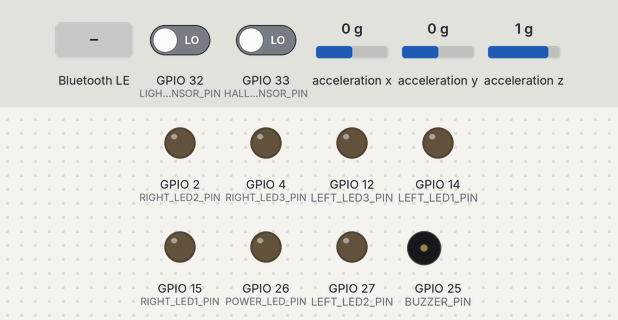
The program below on a simulated ESP32. On the bench: output pins drawn as LEDs (lit = HIGH), buzzer (waves = sounding, pin HIGH). Dashed ring = blinking. Inputs (shaded band) come from the test bench; at power-on: GPIO 32 (LIGHT_SENSOR_PIN) LOW, GPIO 33 (HALL_SENSOR_PIN) LOW, acceleration x 0 g, acceleration y 0 g, acceleration z 1 g. Nothing arrives over Bluetooth unless stated; a phone connects over Bluetooth LE 3 s after start; what the program prints to the serial monitor is not drawn.

Above: at 1.2 s.
1.3 s: Bluetooth LE write "LEFT" received
At 1.9 s:
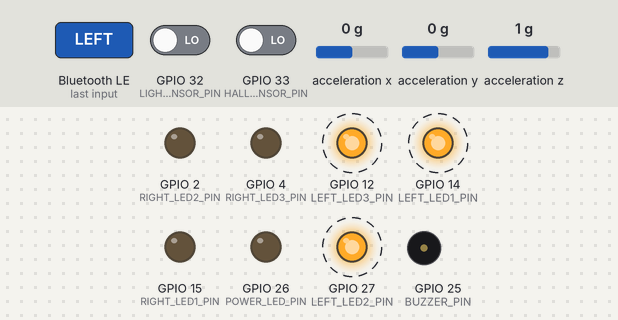
4.3 s: Bluetooth LE write "RIGHT" received
At 4.9 s:
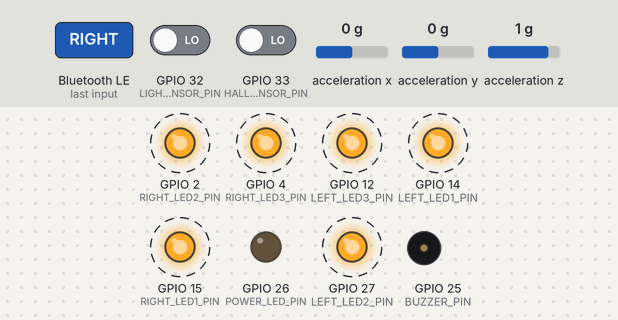
7.3 s: GPIO 32 (LIGHT_SENSOR_PIN) driven HIGH
At 7.9 s:
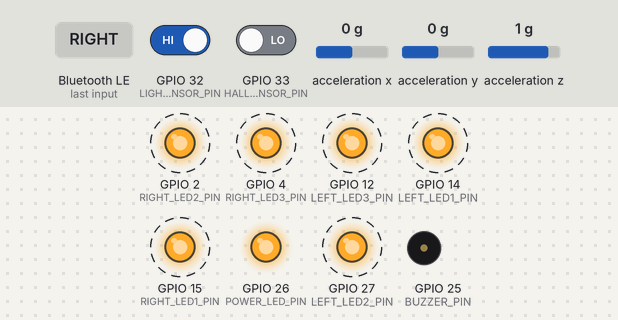
10.3 s: Bluetooth LE write "LEFT" received
At 10.9 s:
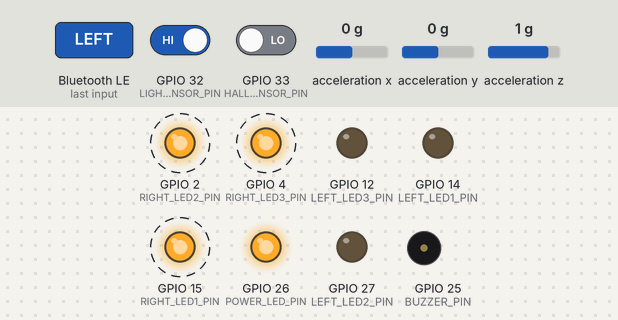
13.3 s: GPIO 32 (LIGHT_SENSOR_PIN) driven LOW
At 13.9 s:
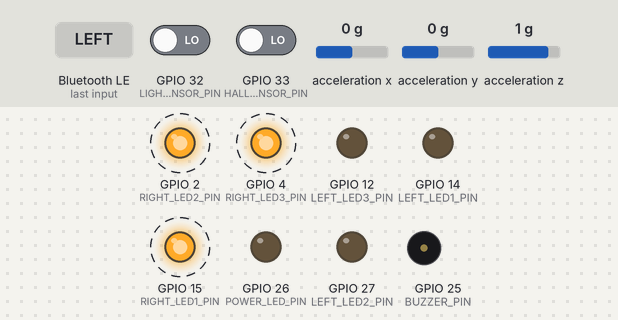
Timing chart, 0 to 20.3 s (numbered marks = the images above; inputs shaded):
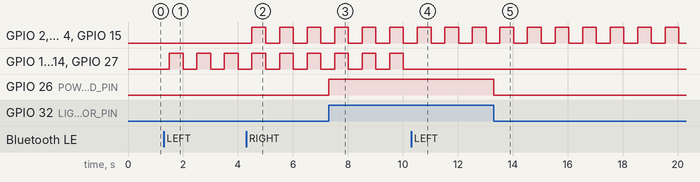

The program:

main.cpp
```cpp
#include <Arduino.h>
#include <Wire.h>
#include <Adafruit_ADXL345_U.h>
#include <BLEDevice.h>
#include <BLEServer.h>
#include <BLEUtils.h>
#include <BLE2902.h>

// Piny fizyczne
#define BUZZER_PIN      25    // Sygnał buzzera
#define LIGHT_SENSOR_PIN 32   // D0 z czujnika światła (cyfrowy)
#define HALL_SENSOR_PIN 33    // Czujnik Halla (cyfrowy z przerwaniem)
#define POWER_LED_PIN   26    // MOSFET do LED 1W
#define LEFT_LED1_PIN  14
#define LEFT_LED2_PIN  27
#define LEFT_LED3_PIN  12
#define RIGHT_LED1_PIN 15
#define RIGHT_LED2_PIN 2
#define RIGHT_LED3_PIN 4

// Kierunkowskazy
bool leftBlinking = false;
bool rightBlinking = false;
bool hazardMode = false;
unsigned long lastBlinkTime = 0;
bool blinkState = false; // HIGH/LOW migania
const unsigned long blinkInterval = 500; // ms

// BLE
BLECharacteristic *bleChar;
String bleCommand = "";
bool bleClientConnected = false;

// Akcelerometr
Adafruit_ADXL345_Unified accel = Adafruit_ADXL345_Unified(12345);
unsigned long tiltStartTime = 0;
bool isTilting = false;

unsigned long lastAccidentSentTime = 0;
const unsigned long accidentCooldown = 5 * 60 * 100; // 5 minut

// Progi
#define TILT_THRESHOLD   9
#define TILT_DURATION    5000
#define HALL_SAMPLE_NUM  5
#define WHEEL_CIRC_CM    210.0

bool awaitingAccidentConfirmation = false;
unsigned long accidentQueryStart = 0;
const unsigned long accidentResponseWindow = 10000; // 10 sekund

// Czujnik Halla
volatile int hallPulseCount = 0;
unsigned long hallLastTime = 0;

// BLE Callback
class MyCallbacks: public BLECharacteristicCallbacks {
  void onWrite(BLECharacteristic *pCharacteristic) {
    std::string rxVal = pCharacteristic->getValue();
    bleCommand = String(rxVal.c_str());
    Serial.print("BLE Received: ");
    Serial.println(bleCommand);

    // Obsługa kierunkowskazów
  if (bleCommand == "LEFT") {
    leftBlinking = !leftBlinking;
    Serial.println(leftBlinking ? "LEFT ON" : "LEFT OFF");
  } else if (bleCommand == "RIGHT") {
    rightBlinking = !rightBlinking;
    Serial.println(rightBlinking ? "RIGHT ON" : "RIGHT OFF");
  } else if (bleCommand == "HAZARD") {
    leftBlinking = rightBlinking = !(leftBlinking || rightBlinking);
    Serial.println(leftBlinking ? "HAZARD ON" : "HAZARD OFF");
  }
  }
};

void setLEDs(int pin1, int pin2, int pin3, bool state) {
  digitalWrite(pin1, state);
  digitalWrite(pin2, state);
  digitalWrite(pin3, state);
}

void turnOffLeft() {
  setLEDs(LEFT_LED1_PIN, LEFT_LED2_PIN, LEFT_LED3_PIN, LOW);
}
void turnOffRight() {
  setLEDs(RIGHT_LED1_PIN, RIGHT_LED2_PIN, RIGHT_LED3_PIN, LOW);
}

// Przerwanie od czujnika Halla
void IRAM_ATTR hallInterrupt() {
  hallPulseCount++;
}

void setup() {
  Serial.begin(115200);

  pinMode(BUZZER_PIN, OUTPUT);
  pinMode(POWER_LED_PIN, OUTPUT);
  pinMode(LIGHT_SENSOR_PIN, INPUT);
  pinMode(HALL_SENSOR_PIN, INPUT);
  // Piny kierunkowskazów jako OUTPUT
  pinMode(LEFT_LED1_PIN, OUTPUT);
  pinMode(LEFT_LED2_PIN, OUTPUT);
  pinMode(LEFT_LED3_PIN, OUTPUT);
  pinMode(RIGHT_LED1_PIN, OUTPUT);
  pinMode(RIGHT_LED2_PIN, OUTPUT);
  pinMode(RIGHT_LED3_PIN, OUTPUT);

  turnOffLeft();
  turnOffRight();

  attachInterrupt(digitalPinToInterrupt(HALL_SENSOR_PIN), hallInterrupt, RISING);

  if (!accel.begin()) {
    Serial.println("Brak ADXL345!");
    //while (1);
  }

  // BLE inicjalizacja
  BLEDevice::init("ESP32_Module");
  BLEServer *pServer = BLEDevice::createServer();
  BLEService *pService = pServer->createService("12345678-1234-1234-1234-123456789abc");
  bleChar = pService->createCharacteristic("abcd", BLECharacteristic::PROPERTY_WRITE | BLECharacteristic::PROPERTY_NOTIFY);
  bleChar->addDescriptor(new BLE2902());
  bleChar->setCallbacks(new MyCallbacks());
  pService->start();
  pServer->getAdvertising()->start();

  Serial.println("System uruchomiony.");
}

void loop() {
  // 💡 Odczyt światła i sterowanie Power LED
  bool isDark = digitalRead(LIGHT_SENSOR_PIN) == HIGH;
  digitalWrite(POWER_LED_PIN, isDark ? HIGH : LOW);
  //Serial.print("Ciemno? ");
  //Serial.println(isDark ? "TAK" : "NIE");

  // 📈 Przechylenie z akcelerometru
  sensors_event_t event;
  accel.getEvent(&event);
  float tiltAmount = abs(event.acceleration.x) + abs(event.acceleration.y);
  Serial.println(tiltAmount);

if (tiltAmount > TILT_THRESHOLD) {
  if (!isTilting) {
    isTilting = true;
    tiltStartTime = millis();
  } else if (millis() - tiltStartTime > TILT_DURATION && !awaitingAccidentConfirmation) {
      if (millis() - lastAccidentSentTime > accidentCooldown){
        Serial.println("Upadek");
        delay(5000);
        bleChar->setValue("POTENCJALNY_WYPADEK");
        bleChar->notify();
        //tone(BUZZER_PIN, 1500, 1000); // Ostrzeżenie
        awaitingAccidentConfirmation = true;
        accidentQueryStart = millis();
        lastAccidentSentTime = millis();
    } else {
      Serial.println("Zbyt szybka ponowna próba wysyłki wypadku.");
    }
  }
} else {
  isTilting = false;
}

  // 🚴 Pomiar prędkości
  static unsigned long lastMeasureTime = 0;
  static float speedSamples[HALL_SAMPLE_NUM] = {0};
  static int sampleIndex = 0;

  if (hallPulseCount >= HALL_SAMPLE_NUM) {
    unsigned long now = millis();
    unsigned long duration = now - hallLastTime;
    hallLastTime = now;

    // Średni czas między impulsami
    float avgTimePerPulse = duration / (float)hallPulseCount;  // ms
    float speed = (WHEEL_CIRC_CM / avgTimePerPulse) * 1000.0 / 100.0; // m/s

    speedSamples[sampleIndex] = speed;
    sampleIndex = (sampleIndex + 1) % HALL_SAMPLE_NUM;

    hallPulseCount = 0;

    // Obliczamy średnią z kilku ostatnich prędkości
    float avg = 0;
    for (int i = 0; i < HALL_SAMPLE_NUM; i++) avg += speedSamples[i];
    avg /= HALL_SAMPLE_NUM;

    String msg = "Prędkość średnia: " + String(avg, 2) + " m/s";
    Serial.println(msg);
    bleChar->setValue(msg.c_str());
    bleChar->notify();
  }

  if (millis() - lastBlinkTime > blinkInterval) {
  lastBlinkTime = millis();
  blinkState = !blinkState;

if (leftBlinking) {
      setLEDs(LEFT_LED1_PIN, LEFT_LED2_PIN, LEFT_LED3_PIN, blinkState);
    }

    if (rightBlinking) {
      setLEDs(RIGHT_LED1_PIN, RIGHT_LED2_PIN, RIGHT_LED3_PIN, blinkState);
    }

  delay(100);
  }
}
```

Measured:
- after the input at 1.3 s, GPIO 12 (LEFT_LED3_PIN), GPIO 14 (LEFT_LED1_PIN), GPIO 27 (LEFT_LED2_PIN): alternates HIGH for 0.50 s and LOW for 0.50 s, starting after 0.20 s
- after the input at 4.3 s, GPIO 2 (RIGHT_LED2_PIN), GPIO 4 (RIGHT_LED3_PIN), GPIO 15 (RIGHT_LED1_PIN): alternates HIGH for 0.50 s and LOW for 0.50 s, starting after 0.21 s
- after the input at 7.3 s, GPIO 26 (POWER_LED_PIN): LOW → HIGH at once
- after the input at 10.3 s, GPIO 12 (LEFT_LED3_PIN), GPIO 14 (LEFT_LED1_PIN), GPIO 27 (LEFT_LED2_PIN): stops changing and stays LOW
- after the input at 13.3 s, GPIO 26 (POWER_LED_PIN): HIGH → LOW at once
